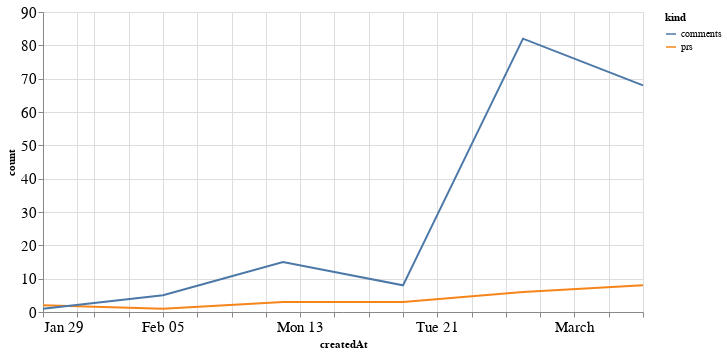

The notebook cell saved with this chart:
### Code cell
alt.Chart(total_time, width=600).mark_line().encode(
    x='createdAt',
    y='count',
    color='kind'
)

### Figure 1 — Vega-Lite specification as saved in the notebook (floating-point values rounded to 4 significant figures)
{"config": {"axisLeft": {"labelFontSize": 15}, "axisBottom": {"labelFontSize": 15}}, "data": {"name": "data-7f614ee0a782800328aa2aebf961d34f"}, "mark": "line", "encoding": {"color": {"field": "kind", "type": "nominal"}, "x": {"field": "createdAt", "type": "temporal"}, "y": {"field": "count", "type": "quantitative"}}, "width": 600, "$schema": "https://vega.github.io/schema/vega-lite/v4.17.0.json", "datasets": {"data-7f614ee0a782800328aa2aebf961d34f": [{"createdAt": "2023-01-29T00:00:00", "kind": "prs", "count": 2}, {"createdAt": "2023-02-05T00:00:00", "kind": "prs", "count": 1}, {"createdAt": "2023-02-12T00:00:00", "kind": "prs", "count": 3}, {"createdAt": "2023-02-19T00:00:00", "kind": "prs", "count": 3}, {"createdAt": "2023-02-26T00:00:00", "kind": "prs", "count": 6}, {"createdAt": "2023-03-05T00:00:00", "kind": "prs", "count": 8}, {"createdAt": "2023-01-29T00:00:00", "kind": "comments", "count": 1}, {"createdAt": "2023-02-05T00:00:00", "kind": "comments", "count": 5}, {"createdAt": "2023-02-12T00:00:00", "kind": "comments", "count": 15}, {"createdAt": "2023-02-19T00:00:00", "kind": "comments", "count": 8}, {"createdAt": "2023-02-26T00:00:00", "kind": "comments", "count": 82}, {"createdAt": "2023-03-05T00:00:00", "kind": "comments", "count": 68}]}}
